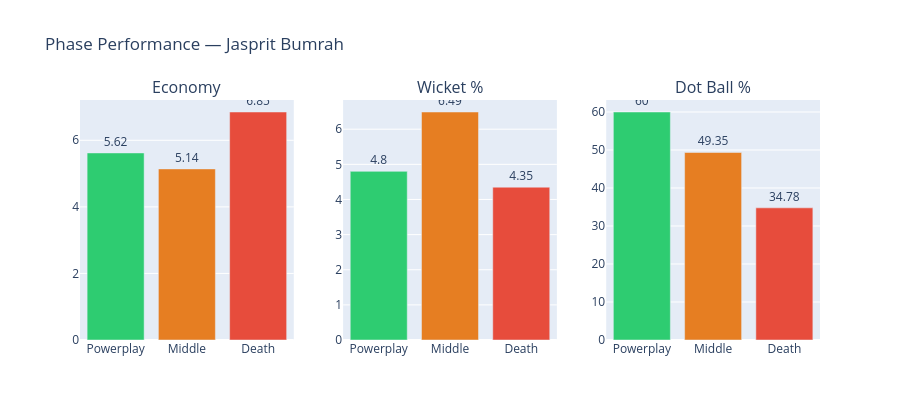

Here is the notebook cell this chart was saved with:
### Code cell
def plot_bowler_phase(name):
    bps = bowler_phase_stats(name)
    if bps is None: return
    fig = make_subplots(rows=1, cols=3, subplot_titles=['Economy','Wicket %','Dot Ball %'])
    colors = ['#2ecc71','#e67e22','#e74c3c']
    for i, col in enumerate(['economy','wicket_pct','dot_pct'], 1):
        fig.add_trace(go.Bar(x=bps['match_phase'], y=bps[col],
                             marker_color=colors, showlegend=False,
                             text=bps[col], textposition='outside'),
                      row=1, col=i)
    fig.update_layout(title=f"Phase Performance — {name}", height=420)
    fig.show()
plot_bowler_phase('Jasprit Bumrah')

### Figure 1 — Plotly figure (JSON) as saved in the notebook; plotly's stock layout.template omitted (floating-point values rounded to 4 significant figures)
{"data": [{"marker": {"color": ["#2ecc71", "#e67e22", "#e74c3c"]}, "showlegend": false, "text": [5.62, 5.14, 6.85], "textposition": "outside", "type": "bar", "x": ["Powerplay", "Middle", "Death"], "xaxis": "x", "y": [5.62, 5.14, 6.85], "yaxis": "y"}, {"marker": {"color": ["#2ecc71", "#e67e22", "#e74c3c"]}, "showlegend": false, "text": [4.8, 6.49, 4.35], "textposition": "outside", "type": "bar", "x": ["Powerplay", "Middle", "Death"], "xaxis": "x2", "y": [4.8, 6.49, 4.35], "yaxis": "y2"}, {"marker": {"color": ["#2ecc71", "#e67e22", "#e74c3c"]}, "showlegend": false, "text": [60.0, 49.35, 34.78], "textposition": "outside", "type": "bar", "x": ["Powerplay", "Middle", "Death"], "xaxis": "x3", "y": [60.0, 49.35, 34.78], "yaxis": "y3"}], "layout": {"annotations": [{"font": {"size": 16}, "showarrow": false, "text": "Economy", "x": 0.1444, "xanchor": "center", "xref": "paper", "y": 1, "yanchor": "bottom", "yref": "paper"}, {"font": {"size": 16}, "showarrow": false, "text": "Wicket %", "x": 0.5, "xanchor": "center", "xref": "paper", "y": 1, "yanchor": "bottom", "yref": "paper"}, {"font": {"size": 16}, "showarrow": false, "text": "Dot Ball %", "x": 0.8556, "xanchor": "center", "xref": "paper", "y": 1, "yanchor": "bottom", "yref": "paper"}], "height": 420, "title": {"text": "Phase Performance — Jasprit Bumrah"}, "xaxis": {"anchor": "y", "domain": [0, 0.2889]}, "xaxis2": {"anchor": "y2", "domain": [0.3556, 0.6444]}, "xaxis3": {"anchor": "y3", "domain": [0.7111, 1]}, "yaxis": {"anchor": "x", "domain": [0, 1]}, "yaxis2": {"anchor": "x2", "domain": [0, 1]}, "yaxis3": {"anchor": "x3", "domain": [0, 1]}}}
